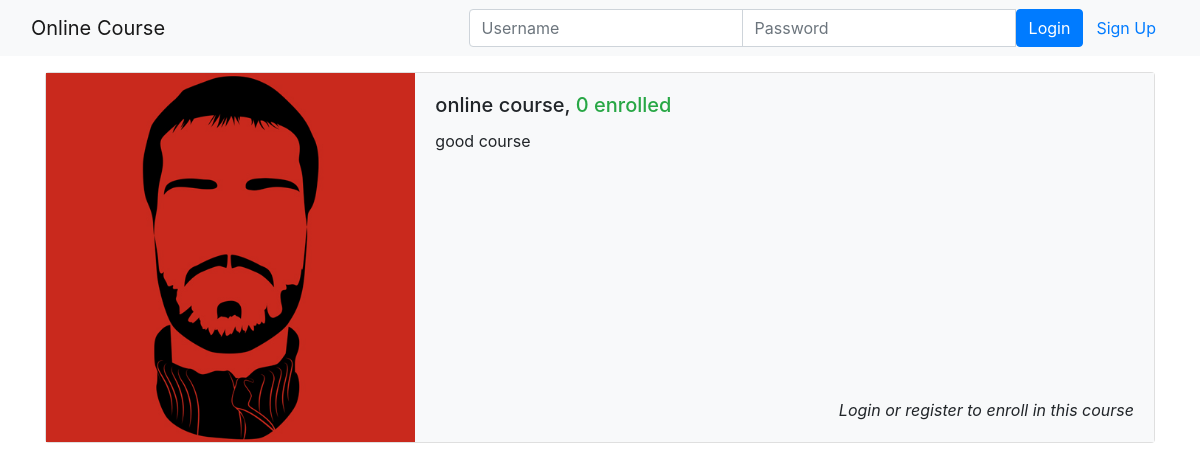
The page /onlinecourse/ on the database as committed earlier.
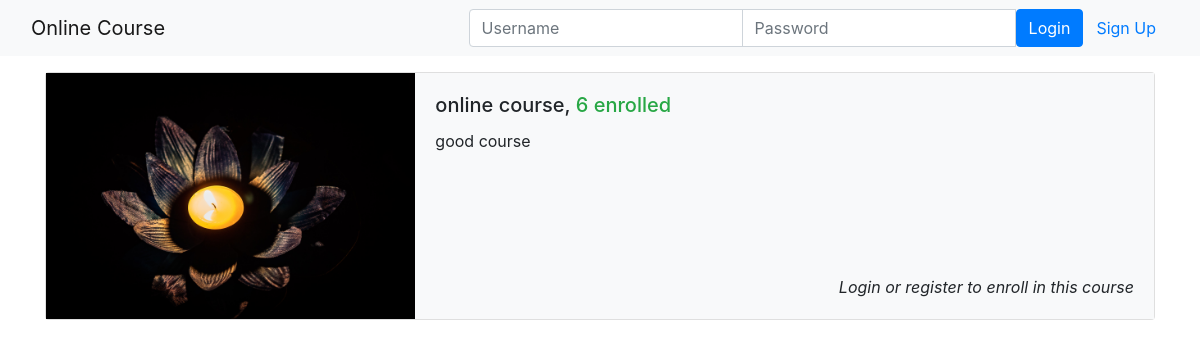
The same page on the database as committed later.
### onlinecourse/models.py (models this page shows, shortened)
class Course(models.Model):
    name = models.CharField(null=False, max_length=30, default='online course')
    image = models.ImageField(upload_to='course_images/')
    description = models.CharField(max_length=1000)
    pub_date = models.DateField(null=True)
    instructors = models.ManyToManyField(Instructor)
    users = models.ManyToManyField(settings.AUTH_USER_MODEL, through='Enrollment')
    total_enrollment = models.IntegerField(default=0)
    is_enrolled = False

### onlinecourse/views.py (the view)
class CourseListView(generic.ListView):
    template_name = 'onlinecourse/course_list_bootstrap.html'
    context_object_name = 'course_list'
    def get_queryset(self):
        user = self.request.user
        courses = Course.objects.order_by('-total_enrollment')[:10]
        for course in courses:
            if user.is_authenticated:
                course.is_enrolled = check_if_enrolled(user, course)
        return courses

### onlinecourse/templates/onlinecourse/course_list_bootstrap.html (shortened to what this page needs)
<!DOCTYPE html>
<html lang="en">
<head>
    {% load static %}
    <link rel="stylesheet" href="https://maxcdn.bootstrapcdn.com/bootstrap/4.5.2/css/bootstrap.min.css">
</head>
<body>
    <nav class="navbar navbar-light bg-light">
        <div class="container-fluid">
            <div class="navbar-header">
                  <a class="navbar-brand" href="#">Online Course</a>
            </div>
            <ul class="nav navbar-nav navbar-right">
                {% if user.is_authenticated %}
                <li>
                    <a class="btn btn-link" href="#">{{ user.first_name }}({{ user.username }})</a>
                    <a class="btn btn-link" href="{% url 'onlinecourse:logout' %}">Logout</a>
                </li>
                {% else %}
                <li>
                    <form class="form-inline" action="{% url 'onlinecourse:login' %}" method="post">
                        <div class="input-group">
                            <input type="text" class="form-control" placeholder="Username" name="username" >
                            <input type="password" class="form-control" placeholder="Password" name="psw" >
                            <button class="btn btn-primary" type="submit">Login</button>
                            <a class="btn btn-link" href="{% url 'onlinecourse:registration' %}">Sign Up</a>
                        </div>
                    </form>
                </li>
                {% endif %}
            </ul>
        </div>
    </nav>
    {% if course_list %}
        <div class="container">
            <div class="card-deck mt-3">
                {% for course in course_list %}
                    <div class="card mb-3" style="width: 36rem;">
                        <div class="row no-gutters">
                            <div class="col-md-4 px-0">
                                <img class="card-img-left img-fluid" src="{{MEDIA_URL}}/{{ course.image }}"
                                alt="Course image">
                            </div>
                            <div class="col-md-8">
                              <div class="card-body h-100 d-flex flex-column bg-light">
                                <h5 class="card-title">{{ course.name }}, <span class="text-success">
                                    {{ course.total_enrollment}} enrolled</span></h5>
                                <p class="card-text">{{ course.description}}</p>
                                {% if user.is_authenticated %}
                                <form action="{% url 'onlinecourse:enroll' course.id %}" method="post"
                                class="align-self-end mt-auto">
                                        {% csrf_token %}
                                        <input class="btn btn-primary align-self-end" type="submit"
                                                value="{% if course.is_enrolled %}Enter{% else %}Enroll{% endif %} ">
                                </form>
                                {% else %}
                                <p class="card-text font-italic align-self-end mt-auto">Login or register to enroll in this course</p>
                                {% endif %}
                              </div>
                            </div>
                        </div>
                    </div>
                </div>
                {% endfor %}
            </div>
    {% else %}
        <p>No courses are available.</p>
    {% endif %}
</body>
</html>

Rows that differ between the two databases and show on the page:
changed Course "online course": image: picture added in place of a placeholder; total_enrollment "0" → "6"
